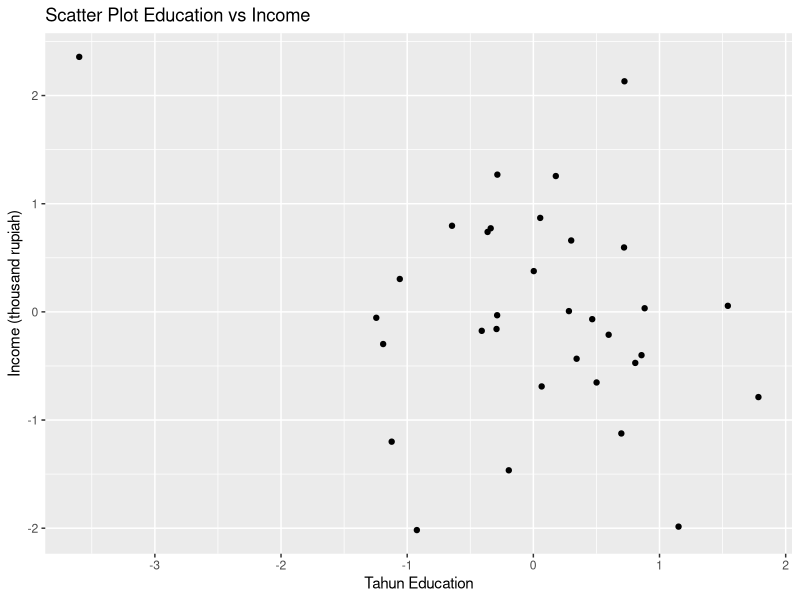
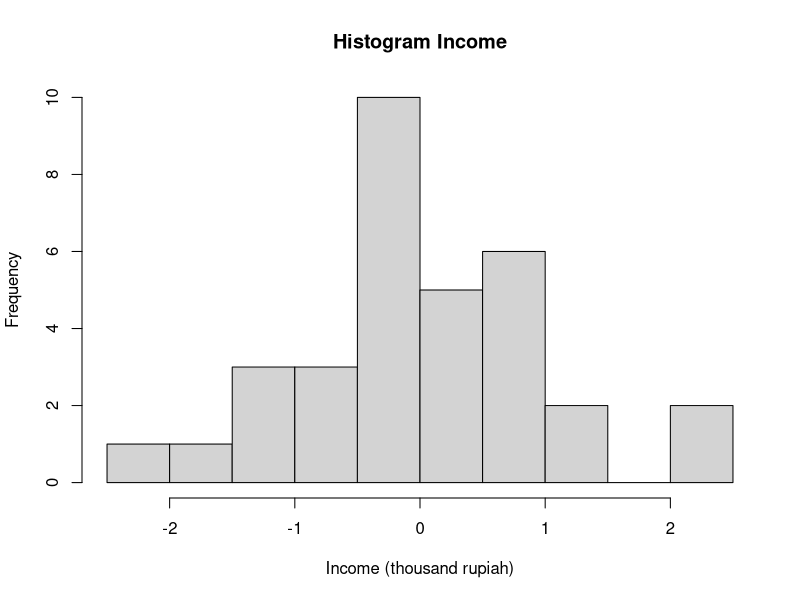
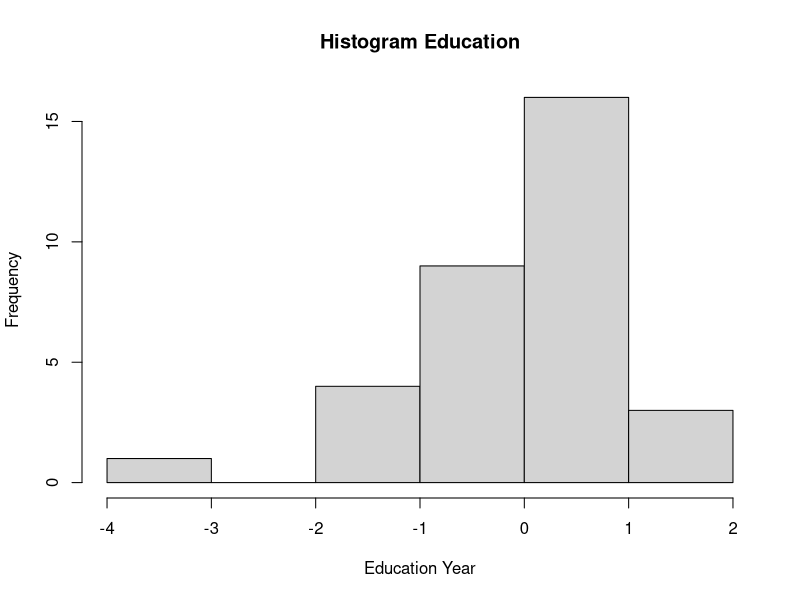
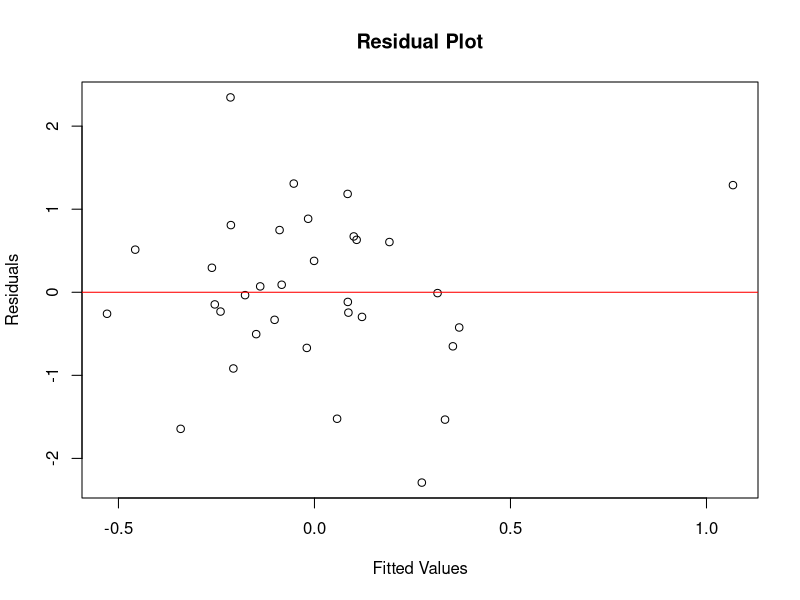

The R script that drew these images, in order:
#Simulation to Determine the Correlation Between Education and Income for Junior High School Equivalent
library(car)
library(readxl)
library(ggplot2)
library(lmtest)

#Import data 
data_income <- read_excel("File/bpsdata.xlsb.xlsx", sheet = "income", na = "NA")

data_education <- read_excel("File/bpsdata.xlsb.xlsx", sheet = "education", na = "NA")

data_all <- data.frame(
  Provinsi = data_income[5:42, 2],
  Income = round(as.numeric(unlist(data_income[5:42, 5])), 2),
  Education = round(as.numeric(unlist(data_education[5:42, 4])), 2)
)

#"Viewing the data to be processed 
colnames(data_all) <- c("Provinsi", "Income", "Education")
print(data_all)

#Data normalization
data_clean <- na.omit(data_all)
z_score_normalize <- function(x) {
  return ((x - mean(x, na.rm = TRUE)) / sd(x, na.rm = TRUE))
}


data_clean$Income <- z_score_normalize(data_clean$Income)
data_clean$Education <- z_score_normalize(data_clean$Education)

print(data_clean)

# scatter plot to check the linearity of the data
ggplot(data_clean, aes(x = Education, y = Income)) +
  geom_point() +
  labs(title = "Scatter Plot Education vs Income",
       x = "Tahun Education", y = "Income (thousand rupiah)")

# Using a histogram to check for normal distribution
dev.off()
hist(data_clean$Income, main="Histogram Income", xlab="Income (thousand rupiah)")
dev.off()
hist(data_clean$Education, main="Histogram Education", xlab="Education Year")


# Normality Test
shapiro.test(data_clean$Income)
shapiro.test(data_clean$Education)

# checking homogeneity of variance

model <- lm(Income ~ Education, data = data_clean) 
plot(model$fitted.values, model$residuals,
     main = "Residual Plot",
     xlab = "Fitted Values",
     ylab = "Residuals")
abline(h = 0, col = "red") 

# Heteroskedastisitas Test
bptest(model)

# Calculating the correlation coefficient
correlation <- cor(data_clean$Education, data_clean$Income)
print(paste("Corelation coefficient :", correlation))

# Interpreting correlation results
if(correlation > 0.7) {
  print("Strong correlation between education and income.")
} else if(correlation > 0.5) {
  print("A Moderate correlation between education and income.")
} else {
  print("Weak correlation between education and income.")
}
